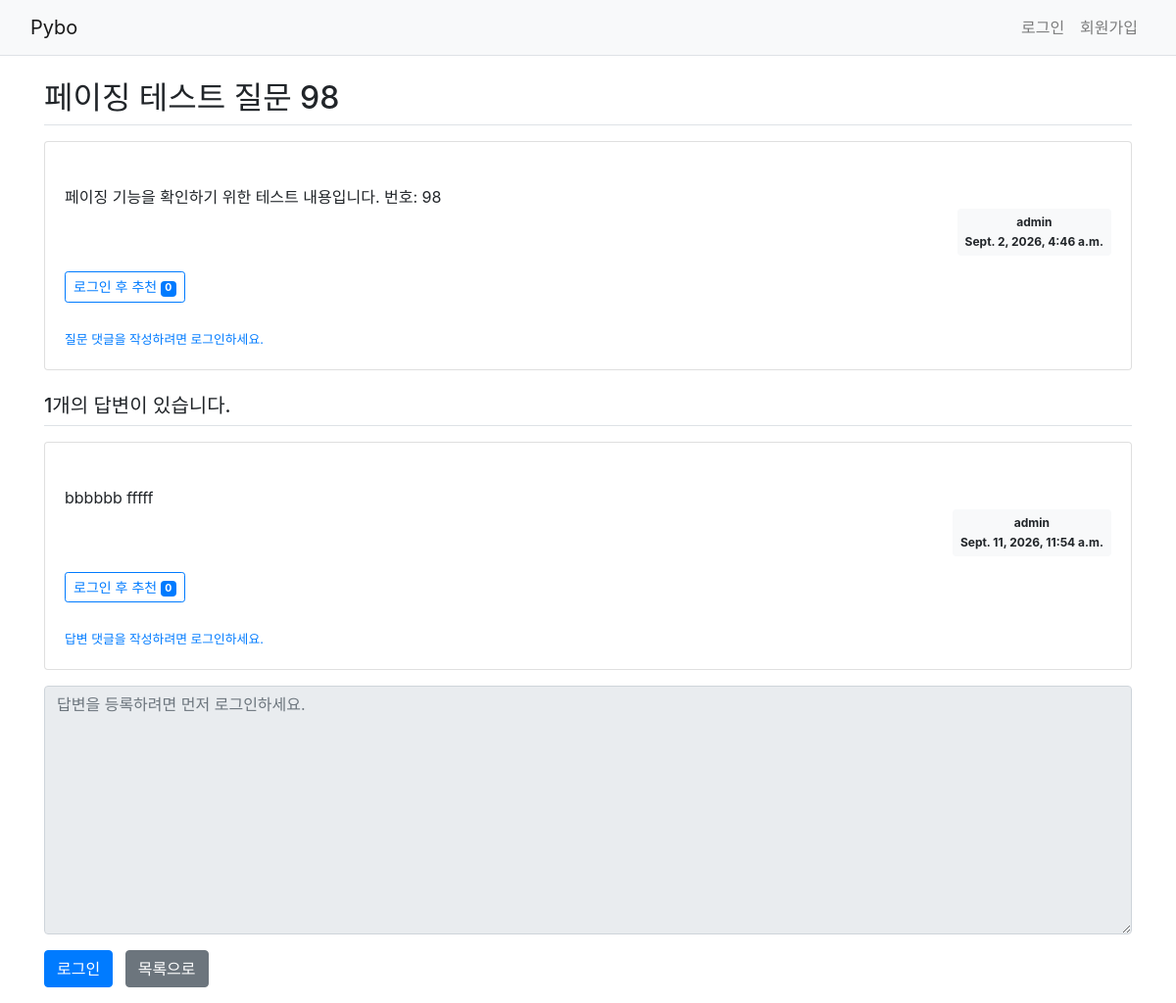
Page /pybo/103/ on the committed database.
### pybo/models.py (models this page shows, shortened)
class Question(models.Model):
    author = models.ForeignKey(
        User,
        on_delete=models.CASCADE,
        related_name='author_question',
    )
    subject = models.CharField(
        max_length=200,
    )
    content = models.TextField()
    create_date = models.DateTimeField()
    modify_date = models.DateTimeField(
        null=True,
        blank=True,
    )
    voter = models.ManyToManyField(
        User,
        related_name='voter_question',
        blank=True,
    )

class Answer(models.Model):
    author = models.ForeignKey(
        User,
        on_delete=models.CASCADE,
        related_name='author_answer',
    )
    question = models.ForeignKey(
        Question,
        on_delete=models.CASCADE,
    )
    content = models.TextField()
    create_date = models.DateTimeField()
    modify_date = models.DateTimeField(
        null=True,
        blank=True,
    )
    voter = models.ManyToManyField(
        User,
        related_name='voter_answer',
        blank=True,
    )

### pybo/views/base_views.py (the view)
def detail(request, question_id):
    question = get_object_or_404(
        Question,
        pk=question_id,
    )
    context = {
        'question': question,
    }
    return render(
        request,
        'pybo/question_detail.html',
        context,
    )

### templates/pybo/question_detail.html (shortened to what this page needs)
{% extends 'base.html' %}
{% block content %}
<div class="container my-3">
    <h2 class="border-bottom py-2">
        {{ question.subject }}
    </h2>
    <div class="card my-3">
        <div class="card-body">
            <div class="card-text"
                 style="white-space: pre-line;">
                {{ question.content }}
            </div>
            <div class="d-flex justify-content-end">
                <div class="badge badge-light p-2">
                    <div class="mb-2">
                        {{ question.author.username }}
                    </div>
                    <div>
                        {{ question.create_date }}
                    </div>
                </div>
            </div>
            <div class="my-3">
                {% if request.user.is_authenticated %}
                <!--
                    로그인한 사용자가 추천 버튼을 누르면
                    vote_question View로 POST 요청을 보낸다.
                -->
                <form method="post"
                      action="{% url 'pybo:vote_question' question.id %}"
                      class="d-inline">
                    {% csrf_token %}
                    <button type="submit"
                            class="btn btn-sm btn-outline-primary">
                        질문 추천
                        <span class="badge badge-primary">
                            {{ question.voter.count }}
                        </span>
                    </button>
                </form>
                {% else %}
                <a href="{% url 'common:login' %}?next={{ request.path }}"
                   class="btn btn-sm btn-outline-primary">
                    로그인 후 추천
                    <span class="badge badge-primary">
                        {{ question.voter.count }}
                    </span>
                </a>
                {% endif %}
            </div>
            <div class="mt-2">
                {% if request.user.is_authenticated %}
                <a href="{% url 'pybo:comment_create_question' question.id %}"
                   class="small">
                    질문 댓글 추가
                </a>
                {% else %}
                <a href="{% url 'common:login' %}?next={{ request.path }}"
                   class="small">
                    질문 댓글을 작성하려면 로그인하세요.
                </a>
                {% endif %}
            </div>
        </div>
    </div>
    <h5 class="border-bottom my-3 py-2">
        {{ question.answer_set.count }}개의 답변이 있습니다.
    </h5>
    {% for answer in question.answer_set.all %}
    <div class="card my-3">
        <div class="card-body">
            <div class="card-text"
                 style="white-space: pre-line;">
                {{ answer.content }}
            </div>
            <div class="d-flex justify-content-end">
                <div class="badge badge-light p-2">
                    <div class="mb-2">
                        {{ answer.author.username }}
                    </div>
                    <div>
                        {{ answer.create_date }}
                    </div>
                </div>
            </div>
            <div class="my-3">
                {% if request.user.is_authenticated %}
                <!--
                    현재 답변의 ID를 vote_answer URL에 전달한다.
                    주의:
                    question.id가 아니라 반드시 answer.id를 사용한다.
                -->
                <form method="post"
                      action="{% url 'pybo:vote_answer' answer.id %}"
                      class="d-inline">
                    {% csrf_token %}
                    <button type="submit"
                            class="btn btn-sm btn-outline-primary">
                        답변 추천
                        <span class="badge badge-primary">
                            {{ answer.voter.count }}
                        </span>
                    </button>
                </form>
                {% else %}
                <a href="{% url 'common:login' %}?next={{ request.path }}"
                   class="btn btn-sm btn-outline-primary">
                    로그인 후 추천
                    <span class="badge badge-primary">
                        {{ answer.voter.count }}
                    </span>
                </a>
                {% endif %}
            </div>
            <div class="mt-2">
                {% if request.user.is_authenticated %}
                <a href="{% url 'pybo:comment_create_answer' answer.id %}"
                   class="small">
                    답변 댓글 추가
                </a>
                {% else %}
                <a href="{% url 'common:login' %}?next={{ request.path }}"
                   class="small">
                    답변 댓글을 작성하려면 로그인하세요.
                </a>
                {% endif %}
            </div>
        </div>
    </div>
    {% empty %}
    <div class="alert alert-light border">
        아직 등록된 답변이 없습니다.
    </div>
    {% endfor %}
    <form action="{% url 'pybo:answer_create' question.id %}"
          method="post"
          class="my-3">
        <div class="form-group">
            {% if request.user.is_authenticated %}
            <!--
                이전 제출에서 오류가 발생한 경우
                사용자가 작성한 내용을 유지하기 위해
                form.content.value를 다시 출력한다.
            -->
            <textarea name="content"
                      id="content"
                      class="form-control"
                      rows="10"
                      placeholder="답변 내용을 입력하세요.">{{ form.content.value|default_if_none:'' }}</textarea>
            {% else %}
            <textarea id="content"
                      class="form-control"
                      rows="10"
                      disabled
                      placeholder="답변을 등록하려면 먼저 로그인하세요."></textarea>
            {% endif %}
        </div>
        {% if request.user.is_authenticated %}
        <button type="submit"
                class="btn btn-primary">
            답변 등록
        </button>
        {% else %}
        <a href="{% url 'common:login' %}?next={{ request.path }}"
           class="btn btn-primary">
            로그인
        </a>
        {% endif %}
        <a href="{% url 'pybo:index' %}"
           class="btn btn-secondary ml-2">
            목록으로
        </a>
    </form>
</div>
{% endblock %}

### rows in the picture
Question: subject "페이징 테스트 질문 98", content "페이징 기능을 확인하기 위한 테스트 내용입니다. 번호: 98", author.username "admin", create_date "Sept. 2, 2026, 4:46 a.m.", voter.count "0", answer_set.count "1"
Answer: content "bbbbbb fffff", author.username "admin", create_date "Sept. 11, 2026, 11:54 a.m.", voter.count "0"
